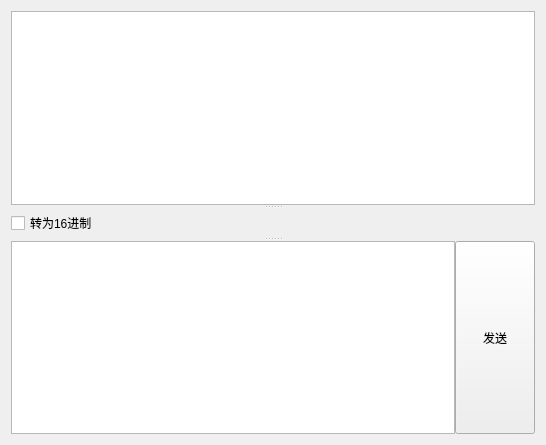
<?xml version="1.0" encoding="UTF-8"?>
<ui version="4.0">
 <class>SocketDialog</class>
 <widget class="QWidget" name="SocketDialog">
  <property name="geometry">
   <rect>
    <x>0</x>
    <y>0</y>
    <width>546</width>
    <height>445</height>
   </rect>
  </property>
  <property name="windowTitle">
   <string>Form</string>
  </property>
  <layout class="QVBoxLayout" name="verticalLayout">
   <item>
    <widget class="QSplitter" name="splitterVer">
     <property name="orientation">
      <enum>Qt::Vertical</enum>
     </property>
     <widget class="QTextEdit" name="textEditRecord"/>
     <widget class="QWidget" name="widget_2" native="true">
      <property name="minimumSize">
       <size>
        <width>0</width>
        <height>28</height>
       </size>
      </property>
      <property name="maximumSize">
       <size>
        <width>16777215</width>
        <height>28</height>
       </size>
      </property>
      <layout class="QHBoxLayout" name="horizontalLayout_3">
       <property name="spacing">
        <number>7</number>
       </property>
       <property name="leftMargin">
        <number>0</number>
       </property>
       <property name="topMargin">
        <number>0</number>
       </property>
       <property name="rightMargin">
        <number>0</number>
       </property>
       <property name="bottomMargin">
        <number>0</number>
       </property>
       <item>
        <widget class="QCheckBox" name="checkBox">
         <property name="minimumSize">
          <size>
           <width>0</width>
           <height>26</height>
          </size>
         </property>
         <property name="text">
          <string>转为16进制</string>
         </property>
        </widget>
       </item>
      </layout>
     </widget>
     <widget class="QWidget" name="widget_3" native="true">
      <layout class="QHBoxLayout" name="horizontalLayout_2">
       <property name="spacing">
        <number>0</number>
       </property>
       <property name="leftMargin">
        <number>0</number>
       </property>
       <property name="topMargin">
        <number>0</number>
       </property>
       <property name="rightMargin">
        <number>0</number>
       </property>
       <property name="bottomMargin">
        <number>0</number>
       </property>
       <item>
        <widget class="QTextEdit" name="textEditSend"/>
       </item>
       <item>
        <widget class="QPushButton" name="pushButtonSend">
         <property name="sizePolicy">
          <sizepolicy hsizetype="Minimum" vsizetype="Expanding">
           <horstretch>0</horstretch>
           <verstretch>0</verstretch>
          </sizepolicy>
         </property>
         <property name="text">
          <string>发送</string>
         </property>
        </widget>
       </item>
      </layout>
     </widget>
    </widget>
   </item>
  </layout>
 </widget>
 <resources/>
 <connections/>
</ui>
